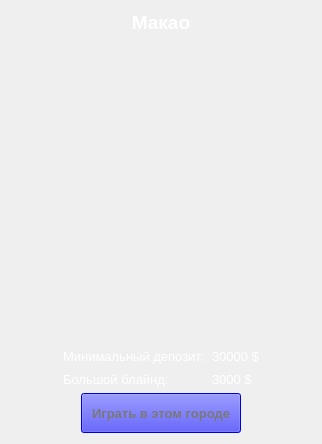
     <widget class="QWidget" name="page_3">
      <layout class="QVBoxLayout" name="verticalLayout_8">
       <item>
        <layout class="QVBoxLayout" name="verticalLayout_4">
         <item>
          <widget class="QLabel" name="label_19">
           <property name="palette">
            <palette>
             <active>
              <colorrole role="WindowText">
               <brush brushstyle="SolidPattern">
                <color alpha="255">
                 <red>255</red>
                 <green>255</green>
                 <blue>255</blue>
                </color>
               </brush>
              </colorrole>
             </active>
             <inactive>
              <colorrole role="WindowText">
               <brush brushstyle="SolidPattern">
                <color alpha="255">
                 <red>255</red>
                 <green>255</green>
                 <blue>255</blue>
                </color>
               </brush>
              </colorrole>
             </inactive>
             <disabled>
              <colorrole role="WindowText">
               <brush brushstyle="SolidPattern">
                <color alpha="255">
                 <red>120</red>
                 <green>120</green>
                 <blue>120</blue>
                </color>
               </brush>
              </colorrole>
             </disabled>
            </palette>
           </property>
           <property name="font">
            <font>
             <pointsize>14</pointsize>
             <weight>75</weight>
             <bold>true</bold>
            </font>
           </property>
           <property name="text">
            <string>Макао</string>
           </property>
           <property name="alignment">
            <set>Qt::AlignCenter</set>
           </property>
          </widget>
         </item>
         <item>
          <layout class="QHBoxLayout" name="horizontalLayout_6">
           <item>
            <widget class="QLabel" name="makaoImage">
             <property name="sizePolicy">
              <sizepolicy hsizetype="Preferred" vsizetype="Preferred">
               <horstretch>0</horstretch>
               <verstretch>0</verstretch>
              </sizepolicy>
             </property>
             <property name="minimumSize">
              <size>
               <width>300</width>
               <height>300</height>
              </size>
             </property>
             <property name="maximumSize">
              <size>
               <width>16777215</width>
               <height>300</height>
              </size>
             </property>
             <property name="text">
              <string/>
             </property>
             <property name="alignment">
              <set>Qt::AlignCenter</set>
             </property>
            </widget>
           </item>
          </layout>
         </item>
         <item>
          <layout class="QGridLayout" name="gridLayout_5">
           <item row="1" column="2">
            <widget class="QLabel" name="label_20">
             <property name="palette">
              <palette>
               <active>
                <colorrole role="WindowText">
                 <brush brushstyle="SolidPattern">
                  <color alpha="255">
                   <red>255</red>
                   <green>255</green>
                   <blue>255</blue>
                  </color>
                 </brush>
                </colorrole>
               </active>
               <inactive>
                <colorrole role="WindowText">
                 <brush brushstyle="SolidPattern">
                  <color alpha="255">
                   <red>255</red>
                   <green>255</green>
                   <blue>255</blue>
                  </color>
                 </brush>
                </colorrole>
               </inactive>
               <disabled>
                <colorrole role="WindowText">
                 <brush brushstyle="SolidPattern">
                  <color alpha="255">
                   <red>120</red>
                   <green>120</green>
                   <blue>120</blue>
                  </color>
                 </brush>
                </colorrole>
               </disabled>
              </palette>
             </property>
             <property name="font">
              <font>
               <pointsize>10</pointsize>
              </font>
             </property>
             <property name="text">
              <string>3000 $</string>
             </property>
            </widget>
           </item>
           <item row="0" column="1">
            <widget class="QLabel" name="label_21">
             <property name="palette">
              <palette>
               <active>
                <colorrole role="WindowText">
                 <brush brushstyle="SolidPattern">
                  <color alpha="255">
                   <red>255</red>
                   <green>255</green>
                   <blue>255</blue>
                  </color>
                 </brush>
                </colorrole>
               </active>
               <inactive>
                <colorrole role="WindowText">
                 <brush brushstyle="SolidPattern">
                  <color alpha="255">
                   <red>255</red>
                   <green>255</green>
                   <blue>255</blue>
                  </color>
                 </brush>
                </colorrole>
               </inactive>
               <disabled>
                <colorrole role="WindowText">
                 <brush brushstyle="SolidPattern">
                  <color alpha="255">
                   <red>120</red>
                   <green>120</green>
                   <blue>120</blue>
                  </color>
                 </brush>
                </colorrole>
               </disabled>
              </palette>
             </property>
             <property name="font">
              <font>
               <pointsize>10</pointsize>
              </font>
             </property>
             <property name="text">
              <string>Минимальный депозит:</string>
             </property>
            </widget>
           </item>
           <item row="0" column="2">
            <widget class="QLabel" name="label_22">
             <property name="palette">
              <palette>
               <active>
                <colorrole role="WindowText">
                 <brush brushstyle="SolidPattern">
                  <color alpha="255">
                   <red>255</red>
                   <green>255</green>
                   <blue>255</blue>
                  </color>
                 </brush>
                </colorrole>
               </active>
               <inactive>
                <colorrole role="WindowText">
                 <brush brushstyle="SolidPattern">
                  <color alpha="255">
                   <red>255</red>
                   <green>255</green>
                   <blue>255</blue>
                  </color>
                 </brush>
                </colorrole>
               </inactive>
               <disabled>
                <colorrole role="WindowText">
                 <brush brushstyle="SolidPattern">
                  <color alpha="255">
                   <red>120</red>
                   <green>120</green>
                   <blue>120</blue>
                  </color>
                 </brush>
                </colorrole>
               </disabled>
              </palette>
             </property>
             <property name="font">
              <font>
               <pointsize>10</pointsize>
              </font>
             </property>
             <property name="text">
              <string>30000 $</string>
             </property>
            </widget>
           </item>
           <item row="0" column="0">
            <spacer name="horizontalSpacer_9">
             <property name="orientation">
              <enum>Qt::Horizontal</enum>
             </property>
             <property name="sizeHint" stdset="0">
              <size>
               <width>40</width>
               <height>20</height>
              </size>
             </property>
            </spacer>
           </item>
           <item row="1" column="1">
            <widget class="QLabel" name="label_23">
             <property name="palette">
              <palette>
               <active>
                <colorrole role="WindowText">
                 <brush brushstyle="SolidPattern">
                  <color alpha="255">
                   <red>255</red>
                   <green>255</green>
                   <blue>255</blue>
                  </color>
                 </brush>
                </colorrole>
               </active>
               <inactive>
                <colorrole role="WindowText">
                 <brush brushstyle="SolidPattern">
                  <color alpha="255">
                   <red>255</red>
                   <green>255</green>
                   <blue>255</blue>
                  </color>
                 </brush>
                </colorrole>
               </inactive>
               <disabled>
                <colorrole role="WindowText">
                 <brush brushstyle="SolidPattern">
                  <color alpha="255">
                   <red>120</red>
                   <green>120</green>
                   <blue>120</blue>
                  </color>
                 </brush>
                </colorrole>
               </disabled>
              </palette>
             </property>
             <property name="font">
              <font>
               <pointsize>10</pointsize>
              </font>
             </property>
             <property name="text">
              <string>Большой блайнд:</string>
             </property>
            </widget>
           </item>
           <item row="0" column="3">
            <spacer name="horizontalSpacer_10">
             <property name="orientation">
              <enum>Qt::Horizontal</enum>
             </property>
             <property name="sizeHint" stdset="0">
              <size>
               <width>40</width>
               <height>20</height>
              </size>
             </property>
            </spacer>
           </item>
          </layout>
         </item>
         <item>
          <layout class="QHBoxLayout" name="horizontalLayout_7">
           <item>
            <spacer name="horizontalSpacer_11">
             <property name="orientation">
              <enum>Qt::Horizontal</enum>
             </property>
             <property name="sizeHint" stdset="0">
              <size>
               <width>40</width>
               <height>20</height>
              </size>
             </property>
            </spacer>
           </item>
           <item>
            <widget class="QPushButton" name="startMakao_btn">
             <property name="enabled">
              <bool>false</bool>
             </property>
             <property name="sizePolicy">
              <sizepolicy hsizetype="Fixed" vsizetype="Fixed">
               <horstretch>0</horstretch>
               <verstretch>0</verstretch>
              </sizepolicy>
             </property>
             <property name="minimumSize">
              <size>
               <width>160</width>
               <height>40</height>
              </size>
             </property>
             <property name="maximumSize">
              <size>
               <width>160</width>
               <height>40</height>
              </size>
             </property>
             <property name="palette">
              <palette>
               <active>
                <colorrole role="WindowText">
                 <brush brushstyle="SolidPattern">
                  <color alpha="255">
                   <red>255</red>
                   <green>255</green>
                   <blue>255</blue>
                  </color>
                 </brush>
                </colorrole>
                <colorrole role="Button">
                 <brush brushstyle="SolidPattern">
                  <color alpha="255">
                   <red>0</red>
                   <green>0</green>
                   <blue>255</blue>
                  </color>
                 </brush>
                </colorrole>
                <colorrole role="ButtonText">
                 <brush brushstyle="SolidPattern">
                  <color alpha="255">
                   <red>255</red>
                   <green>255</green>
                   <blue>255</blue>
                  </color>
                 </brush>
                </colorrole>
                <colorrole role="Base">
                 <brush brushstyle="SolidPattern">
                  <color alpha="255">
                   <red>0</red>
                   <green>0</green>
                   <blue>255</blue>
                  </color>
                 </brush>
                </colorrole>
                <colorrole role="Window">
                 <brush brushstyle="SolidPattern">
                  <color alpha="255">
                   <red>0</red>
                   <green>0</green>
                   <blue>255</blue>
                  </color>
                 </brush>
                </colorrole>
               </active>
               <inactive>
                <colorrole role="WindowText">
                 <brush brushstyle="SolidPattern">
                  <color alpha="255">
                   <red>255</red>
                   <green>255</green>
                   <blue>255</blue>
                  </color>
                 </brush>
                </colorrole>
                <colorrole role="Button">
                 <brush brushstyle="SolidPattern">
                  <color alpha="255">
                   <red>0</red>
                   <green>0</green>
                   <blue>255</blue>
                  </color>
                 </brush>
                </colorrole>
                <colorrole role="ButtonText">
                 <brush brushstyle="SolidPattern">
                  <color alpha="255">
                   <red>255</red>
                   <green>255</green>
                   <blue>255</blue>
                  </color>
                 </brush>
                </colorrole>
                <colorrole role="Base">
                 <brush brushstyle="SolidPattern">
                  <color alpha="255">
                   <red>0</red>
                   <green>0</green>
                   <blue>255</blue>
                  </color>
                 </brush>
                </colorrole>
                <colorrole role="Window">
                 <brush brushstyle="SolidPattern">
                  <color alpha="255">
                   <red>0</red>
                   <green>0</green>
                   <blue>255</blue>
                  </color>
                 </brush>
                </colorrole>
               </inactive>
               <disabled>
                <colorrole role="WindowText">
                 <brush brushstyle="SolidPattern">
                  <color alpha="255">
                   <red>120</red>
                   <green>120</green>
                   <blue>120</blue>
                  </color>
                 </brush>
                </colorrole>
                <colorrole role="Button">
                 <brush brushstyle="SolidPattern">
                  <color alpha="255">
                   <red>0</red>
                   <green>0</green>
                   <blue>255</blue>
                  </color>
                 </brush>
                </colorrole>
                <colorrole role="ButtonText">
                 <brush brushstyle="SolidPattern">
                  <color alpha="255">
                   <red>120</red>
                   <green>120</green>
                   <blue>120</blue>
                  </color>
                 </brush>
                </colorrole>
                <colorrole role="Base">
                 <brush brushstyle="SolidPattern">
                  <color alpha="255">
                   <red>0</red>
                   <green>0</green>
                   <blue>255</blue>
                  </color>
                 </brush>
                </colorrole>
                <colorrole role="Window">
                 <brush brushstyle="SolidPattern">
                  <color alpha="255">
                   <red>0</red>
                   <green>0</green>
                   <blue>255</blue>
                  </color>
                 </brush>
                </colorrole>
               </disabled>
              </palette>
             </property>
             <property name="font">
              <font>
               <pointsize>10</pointsize>
               <weight>75</weight>
               <bold>true</bold>
              </font>
             </property>
             <property name="styleSheet">
              <string notr="true">background-color: rgb(0, 0, 255);</string>
             </property>
             <property name="text">
              <string>Играть в этом городе</string>
             </property>
            </widget>
           </item>
           <item>
            <spacer name="horizontalSpacer_12">
             <property name="orientation">
              <enum>Qt::Horizontal</enum>
             </property>
             <property name="sizeHint" stdset="0">
              <size>
               <width>40</width>
               <height>20</height>
              </size>
             </property>
            </spacer>
           </item>
          </layout>
         </item>
        </layout>
       </item>
      </layout>
     </widget>
